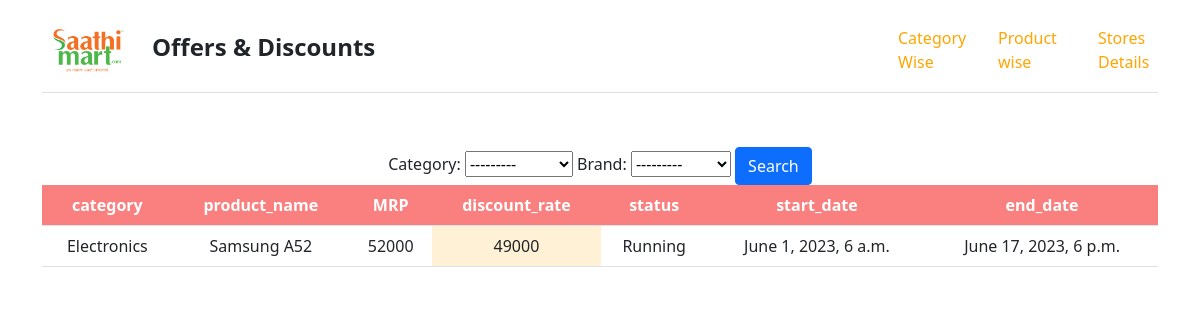
Page /products on the committed database.
### main/models.py (models this page shows, shortened)
class Brand(models.Model):
    brand_id = models.AutoField(primary_key=True,auto_created = True)
    name = models.CharField(max_length=50,null=True)
    def __str__(self):
        return self.name

class offers_by_product(models.Model):
    category = models.ForeignKey(category, on_delete= models.SET_NULL, null=True)
    product_name = models.CharField(max_length=500, null=True)
    brand = models.ForeignKey(Brand, on_delete= models.SET_NULL, null=True)
    MRP = models.CharField(max_length=200, null=True)
    discount_rate = models.CharField(max_length=200, null=True)
    start_date = models.DateTimeField(null=True, blank=True)
    end_date = models.DateTimeField( null=True, blank=True)
    status = models.CharField(max_length=200, null=True, choices=STATUS)

class category(models.Model):
    name = models.CharField(max_length=50,null=True)
    icon = models.ImageField(upload_to ='',default='logo.png')
    def __str__(self):
        return self.name

### main/views.py (the view)
# urls.py: path('products', views.byproduct, name='byproduct'),
def byproduct(request):
    query_list = offers_by_product.objects.all()
    categoryFilter = ProductWise(request.GET, queryset=query_list)
    offers = categoryFilter.qs
    context = {
        'offers' : offers,
        'filter': categoryFilter
    }
    return render(request, 'views/by_product.html',context)

### templates/views/by_product.html
{% extends 'views/base.html' %} {% block title %} BY Products{% endblock %} {% block content %}
<div class="container text-center main">
    <div class="table-responsive">
        <form action="" method=" get ">
            {{ filter.form }}
            <button class="btn btn-primary" type="Submit">Search</button>
        </form>
        <table class="table table-hover table-fixed">
            <tr style="background-color: rgb(250, 128, 128); color: white">
                <th>category</th>
                <th>product_name</th>
                <th>MRP</th>
                <th>discount_rate</th>
                <th>status</th>
                <th>start_date</th>
                <th>end_date</th>
            </tr>
            {% for list in offers %}
            <tr class="table-hover">
                <td scope="row">{{list.category}}</td>
                <td>{{list.product_name}}</td>
                <td>{{list.MRP}}</td>
                <td style="background-color: rgb(255, 241, 214)">
                    {{list.discount_rate}}
                </td>
                <td>{{list.status}}</td>
                <td>{{list.start_date}}</td>
                <td>{{list.end_date}}</td>
            </tr>
            {% endfor %}
        </table>
    </div>
</div>
{% endblock %}

### static/css/style.css (style rules this page uses)
* { margin: 0; padding: 0; }
.container { margin-top: 2px; }
.main { margin-top: 20px; padding-top: 20px; }
form { margin-top: 10px; }

### rows in the picture
Brand: brand "---------"
offers_by_product: category "Electronics", product_name "Samsung A52", MRP "52000", discount_rate "49000", status "Running", start_date "June 1, 2023, 6 a.m.", end_date "June 17, 2023, 6 p.m."
